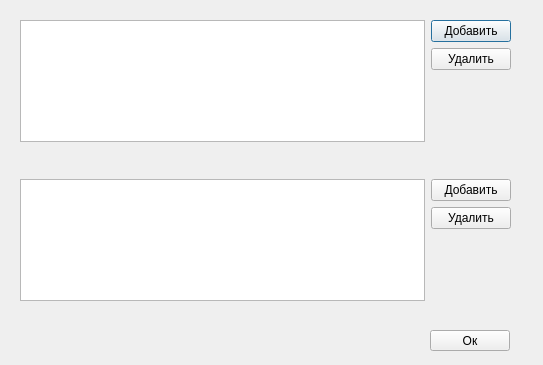
<?xml version="1.0" encoding="UTF-8"?>
<ui version="4.0">
 <class>StudentsWindow</class>
 <widget class="QDialog" name="StudentsWindow">
  <property name="geometry">
   <rect>
    <x>0</x>
    <y>0</y>
    <width>543</width>
    <height>365</height>
   </rect>
  </property>
  <property name="windowTitle">
   <string>Dialog</string>
  </property>
  <widget class="QWidget" name="verticalLayoutWidget">
   <property name="geometry">
    <rect>
     <x>20</x>
     <y>20</y>
     <width>491</width>
     <height>281</height>
    </rect>
   </property>
   <layout class="QVBoxLayout" name="verticalLayout">
    <item>
     <layout class="QHBoxLayout" name="horizontalLayout">
      <item>
       <widget class="QTableView" name="tableViewStudents">
        <property name="showGrid">
         <bool>true</bool>
        </property>
        <attribute name="horizontalHeaderVisible">
         <bool>false</bool>
        </attribute>
        <attribute name="horizontalHeaderCascadingSectionResizes">
         <bool>true</bool>
        </attribute>
        <attribute name="horizontalHeaderMinimumSectionSize">
         <number>100</number>
        </attribute>
        <attribute name="horizontalHeaderDefaultSectionSize">
         <number>1000</number>
        </attribute>
        <attribute name="horizontalHeaderHighlightSections">
         <bool>true</bool>
        </attribute>
        <attribute name="verticalHeaderVisible">
         <bool>true</bool>
        </attribute>
       </widget>
      </item>
      <item>
       <layout class="QVBoxLayout" name="verticalLayout_3">
        <item>
         <widget class="QPushButton" name="pushButtonInsertStudent">
          <property name="text">
           <string>Добавить</string>
          </property>
         </widget>
        </item>
        <item>
         <widget class="QPushButton" name="pushButtonDeleteStudent">
          <property name="text">
           <string>Удалить</string>
          </property>
         </widget>
        </item>
        <item>
         <spacer name="verticalSpacer_3">
          <property name="orientation">
           <enum>Qt::Vertical</enum>
          </property>
          <property name="sizeHint" stdset="0">
           <size>
            <width>20</width>
            <height>40</height>
           </size>
          </property>
         </spacer>
        </item>
       </layout>
      </item>
     </layout>
    </item>
    <item>
     <spacer name="verticalSpacer">
      <property name="orientation">
       <enum>Qt::Vertical</enum>
      </property>
      <property name="sizeHint" stdset="0">
       <size>
        <width>20</width>
        <height>100</height>
       </size>
      </property>
     </spacer>
    </item>
    <item>
     <layout class="QHBoxLayout" name="horizontalLayout_3">
      <item>
       <widget class="QTableView" name="tableViewGroups">
        <attribute name="horizontalHeaderVisible">
         <bool>false</bool>
        </attribute>
        <attribute name="horizontalHeaderDefaultSectionSize">
         <number>1000</number>
        </attribute>
       </widget>
      </item>
      <item>
       <layout class="QVBoxLayout" name="verticalLayout_4">
        <item>
         <widget class="QPushButton" name="pushButtonInsertGroup">
          <property name="text">
           <string>Добавить</string>
          </property>
         </widget>
        </item>
        <item>
         <widget class="QPushButton" name="pushButtonDeleteGroup">
          <property name="text">
           <string>Удалить</string>
          </property>
         </widget>
        </item>
        <item>
         <spacer name="verticalSpacer_2">
          <property name="orientation">
           <enum>Qt::Vertical</enum>
          </property>
          <property name="sizeHint" stdset="0">
           <size>
            <width>20</width>
            <height>40</height>
           </size>
          </property>
         </spacer>
        </item>
       </layout>
      </item>
     </layout>
    </item>
   </layout>
  </widget>
  <widget class="QPushButton" name="pushButtonOk">
   <property name="geometry">
    <rect>
     <x>430</x>
     <y>330</y>
     <width>80</width>
     <height>21</height>
    </rect>
   </property>
   <property name="text">
    <string>Ок</string>
   </property>
  </widget>
 </widget>
 <resources/>
 <connections/>
</ui>
